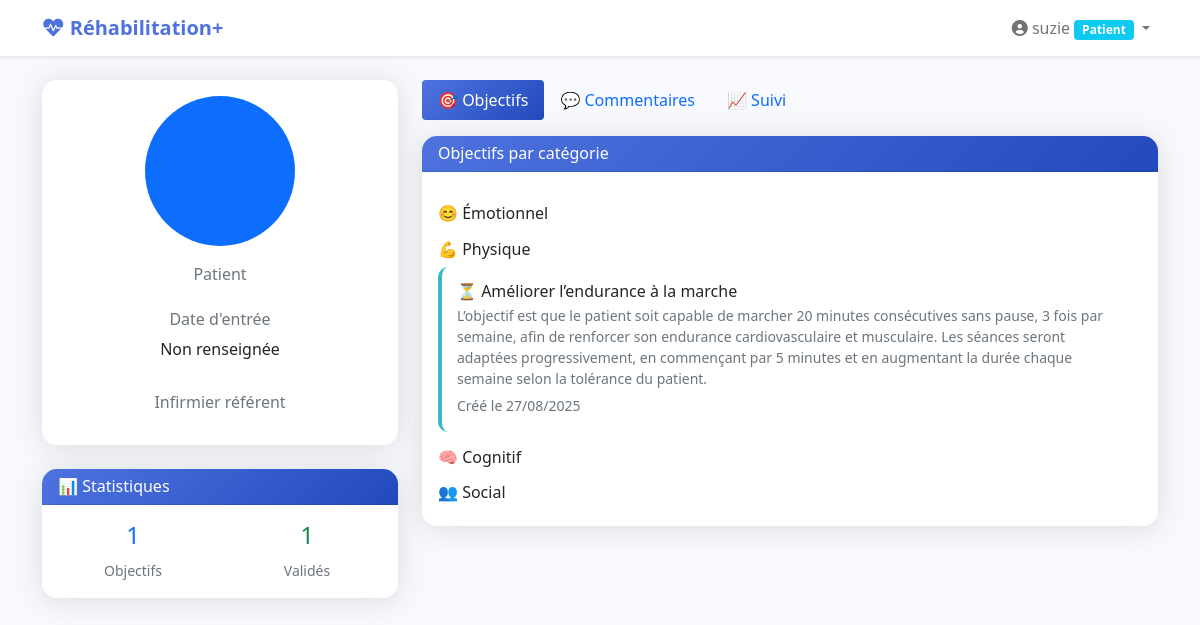
Screenshot of /profil/ (signed in) with the database file from the repository.
### rehabilitation/models.py (models this page shows, shortened)
class UserProfile(models.Model):
    USER_TYPES = [
        ('patient', 'Patient'),
        ('infirmier', 'Infirmier'),
        ('kine', 'Kinésithérapeute'),
        ('ergo', 'Ergothérapeute'),
        ('psychologue', 'Psychologue'),
        ('medecin', 'Médecin'),
    ]
    user = models.OneToOneField(User, on_delete=models.CASCADE)
    user_type = models.CharField(max_length=20, choices=USER_TYPES, default='patient')
    date_entree = models.DateField(null=True, blank=True)
    infirmier_referent = models.ForeignKey(
        'self',
        on_delete=models.SET_NULL,
        null=True,
        blank=True,
        limit_choices_to={'user_type': 'infirmier'}
    )
    objectif_principal = models.TextField(blank=True)
    photo = models.ImageField(upload_to='profiles/', null=True, blank=True)

class Objectif(models.Model):
    CATEGORIES = [
        ('emotionnel', '😊 Émotionnel'),
        ('physique', '💪 Physique'),
        ('cognitif', '🧠 Cognitif'),
        ('social', '👥 Social'),
    ]
    patient = models.ForeignKey(UserProfile, on_delete=models.CASCADE)
    titre = models.CharField(max_length=200)
    description = models.TextField(blank=True)
    categorie = models.CharField(max_length=20, choices=CATEGORIES)
    date_creation = models.DateTimeField(default=timezone.now)
    est_valide = models.BooleanField(default=False)
    date_validation = models.DateTimeField(null=True, blank=True)
    valide_par = models.ForeignKey(User, on_delete=models.SET_NULL, null=True, blank=True)

### rehabilitation/views.py (the view)
# urls.py: path('profil/', views.profil_patient, name='profil'),
@login_required
def profil_patient(request, patient_id=None):
    if patient_id:
        patient = get_object_or_404(UserProfile, id=patient_id, user_type='patient')
        if request.user.userprofile.user_type == 'patient':
            return redirect('dashboard')
    else:
        patient = request.user.userprofile
        if patient.user_type != 'patient':
            return redirect('dashboard')
    objectifs = Objectif.objects.filter(patient=patient)
    commentaires = CommentaireSoignant.objects.filter(patient=patient)
    if request.user.userprofile == patient:
        commentaires = commentaires.filter(prive=False)
    context = {
        'patient': patient,
        'objectifs': objectifs,
        'commentaires': commentaires,
        'peut_modifier': request.user.userprofile == patient or request.user.userprofile.user_type != 'patient',
    }
    return render(request, 'rehabilitation/profil_patient.html', context)

### templates/rehabilitation/profil_patient.html (shortened to what this page needs)
{% extends 'base.html' %}
{% load crispy_forms_tags %}
{% block content %}
<div class="row">
    <div class="col-lg-4">
        <div class="card">
            <div class="card-body text-center">
                {% if patient.photo %}
                    <img src="{{ patient.photo.url }}" alt="Photo de profil" class="rounded-circle mb-3" width="150" height="150">
                {% else %}
                    <div class="rounded-circle bg-primary text-white d-flex align-items-center justify-content-center mx-auto mb-3" style="width: 150px; height: 150px; font-size: 3rem;">
                    </div>
                {% endif %}
                <p class="text-muted">{{ patient.get_user_type_display }}</p>
                <div class="row text-center mt-4">
                    <div class="col">
                        <h6 class="text-muted">Date d'entrée</h6>
                        <p>{{ patient.date_entree|date:"d/m/Y"|default:"Non renseignée" }}</p>
                    </div>
                </div>
                {% if patient.infirmier_referent %}
                <div class="mt-3">
                    <h6 class="text-muted">Infirmier référent</h6>
                </div>
                {% endif %}
            </div>
        </div>
        <div class="card mt-4">
            <div class="card-header">
                <h6 class="m-0 font-weight-bold">📊 Statistiques</h6>
            </div>
            <div class="card-body">
                <div class="row text-center">
                    <div class="col-6">
                        <h4 class="text-primary">{{ objectifs.count }}</h4>
                        <small class="text-muted">Objectifs</small>
                    </div>
                    <div class="col-6">
                        <h4 class="text-success">{{ objectifs|length }}</h4>
                        <small class="text-muted">Validés</small>
                    </div>
                </div>
            </div>
        </div>
    </div>
    <div class="col-lg-8">
        <ul class="nav nav-pills mb-3" id="pills-tab" role="tablist">
            <li class="nav-item" role="presentation">
                <button class="nav-link active" id="objectifs-tab" data-bs-toggle="pill" data-bs-target="#objectifs" type="button">
                    🎯 Objectifs
                </button>
            </li>
            <li class="nav-item" role="presentation">
                <button class="nav-link" id="commentaires-tab" data-bs-toggle="pill" data-bs-target="#commentaires" type="button">
                    💬 Commentaires
                </button>
            </li>
            <li class="nav-item" role="presentation">
                <button class="nav-link" id="suivi-tab" data-bs-toggle="pill" data-bs-target="#suivi" type="button">
                    📈 Suivi
                </button>
            </li>
        </ul>
        <div class="tab-content" id="pills-tabContent">
            <div class="tab-pane fade show active" id="objectifs">
                <div class="card">
                    <div class="card-header">
                        <h6 class="m-0 font-weight-bold">Objectifs par catégorie</h6>
                    </div>
                    <div class="card-body">
                        {% for categorie, categorie_display in objectifs.0.CATEGORIES %}
                        <h6 class="mt-3 mb-2">{{ categorie_display }}</h6>
                        {% for objectif in objectifs %}
                            {% if objectif.categorie == categorie %}
                            <div class="objective-item {% if objectif.est_valide %}objective-completed{% endif %}">
                                <div class="d-flex justify-content-between align-items-start">
                                    <div>
                                        <h6 class="mb-1">
                                            {% if objectif.est_valide %}✅{% else %}⏳{% endif %}
                                            {{ objectif.titre }}
                                        </h6>
                                        {% if objectif.description %}
                                        <p class="mb-1 text-muted small">{{ objectif.description }}</p>
                                        {% endif %}
                                        <small class="text-muted">
                                            Créé le {{ objectif.date_creation|date:"d/m/Y" }}
                                        </small>
                                    </div>
                                </div>
                            </div>
                            {% endif %}
                        {% endfor %}
                        {% empty %}
                        <p class="text-muted">Aucun objectif défini pour le moment.</p>
                        {% endfor %}
                    </div>
                </div>
            </div>
        </div>
    </div>
</div>
{% endblock %}

### templates/base.html (shortened to what this page needs)
<!DOCTYPE html>
<html lang="fr">
<head>
    <link href="https://cdnjs.cloudflare.com/ajax/libs/bootstrap/5.1.3/css/bootstrap.min.css" rel="stylesheet">
    <link href="https://cdnjs.cloudflare.com/ajax/libs/font-awesome/6.0.0/css/all.min.css" rel="stylesheet">
</head>
<body>
    <nav class="navbar navbar-expand-lg navbar-light bg-white shadow-sm">
        <div class="container">
            <a class="navbar-brand" href="{% url 'dashboard' %}">
                <i class="fas fa-heart-pulse"></i> Réhabilitation+
            </a>
            {% if user.is_authenticated %}
            <div class="navbar-nav ms-auto">
                <div class="nav-item dropdown">
                    <a class="nav-link dropdown-toggle" href="#" role="button" data-bs-toggle="dropdown">
                        <i class="fas fa-user-circle"></i> {{ user.first_name|default:user.username }}
                        <span class="badge bg-info">{{ user.userprofile.get_user_type_display }}</span>
                    </a>
                </div>
            </div>
            {% endif %}
        </div>
    </nav>
    <main class="container mt-4">
        {% block content %}{% endblock %}
    </main>
</body>
</html>

### templates/base.html (style rules this page uses)
:root { --primary-color: #4e73df; --success-color: #1cc88a; --info-color: #36b9cc; --warning-color: #f6c23e; --danger-color: #e74a3b; --light-bg: #f8f9fc; }
body { background-color: var(--light-bg); font-family: 'Segoe UI', Tahoma, Geneva, Verdana, sans-serif; }
.navbar-brand { font-weight: bold; color: var(--primary-color) !important; }
.card { border: none; border-radius: 15px; box-shadow: 0 0.15rem 1.75rem 0 rgba(58, 59, 69, 0.15); margin-bottom: 1.5rem; }
.card-header { background: linear-gradient(135deg, var(--primary-color), #224abe); color: white; border-radius: 15px 15px 0 0 !important; font-weight: 600; }
.objective-item { transition: all 0.3s; border-radius: 10px; padding: 15px; margin-bottom: 10px; border-left: 4px solid var(--info-color); }
.nav-pills .nav-link.active { background: linear-gradient(135deg, var(--primary-color), #224abe); }

### rows the page displays
UserProfile: user_type "Patient", date_entree "Non renseignée"
Objectif: titre "Améliorer l’endurance à la marche", description "L’objectif est que le patient soit capable de marcher 20 minutes consécutives sans pause, 3 fois par semaine, afin de renforcer son endurance cardiovasculaire et musculaire. Les séances seront adaptées progressivement, en commençant par 5 minutes et en augmentant la durée chaque semaine selon la tolérance du patient.", date_creation "27/08/2025"

### other values shown
{{ user.first_name|default:user.username }} "suzie"
{{ user.userprofile.get_user_type_display }} "Patient"
{{ objectifs.count }} "1"
{{ objectifs|length }} "1"
{{ categorie_display }} "😊 Émotionnel" "💪 Physique" "🧠 Cognitif" "👥 Social"
